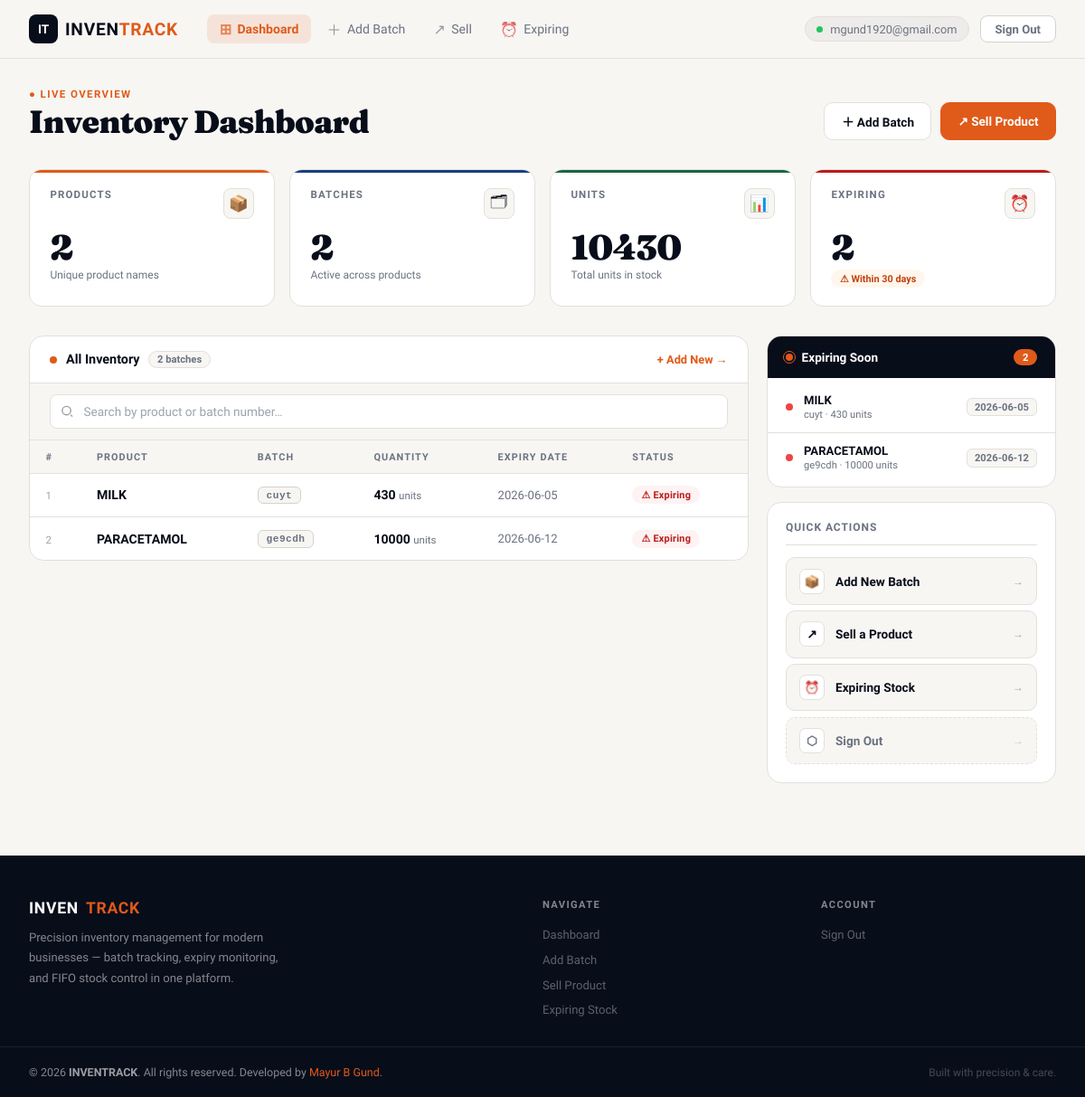
Page / (signed in) on the earlier database version.
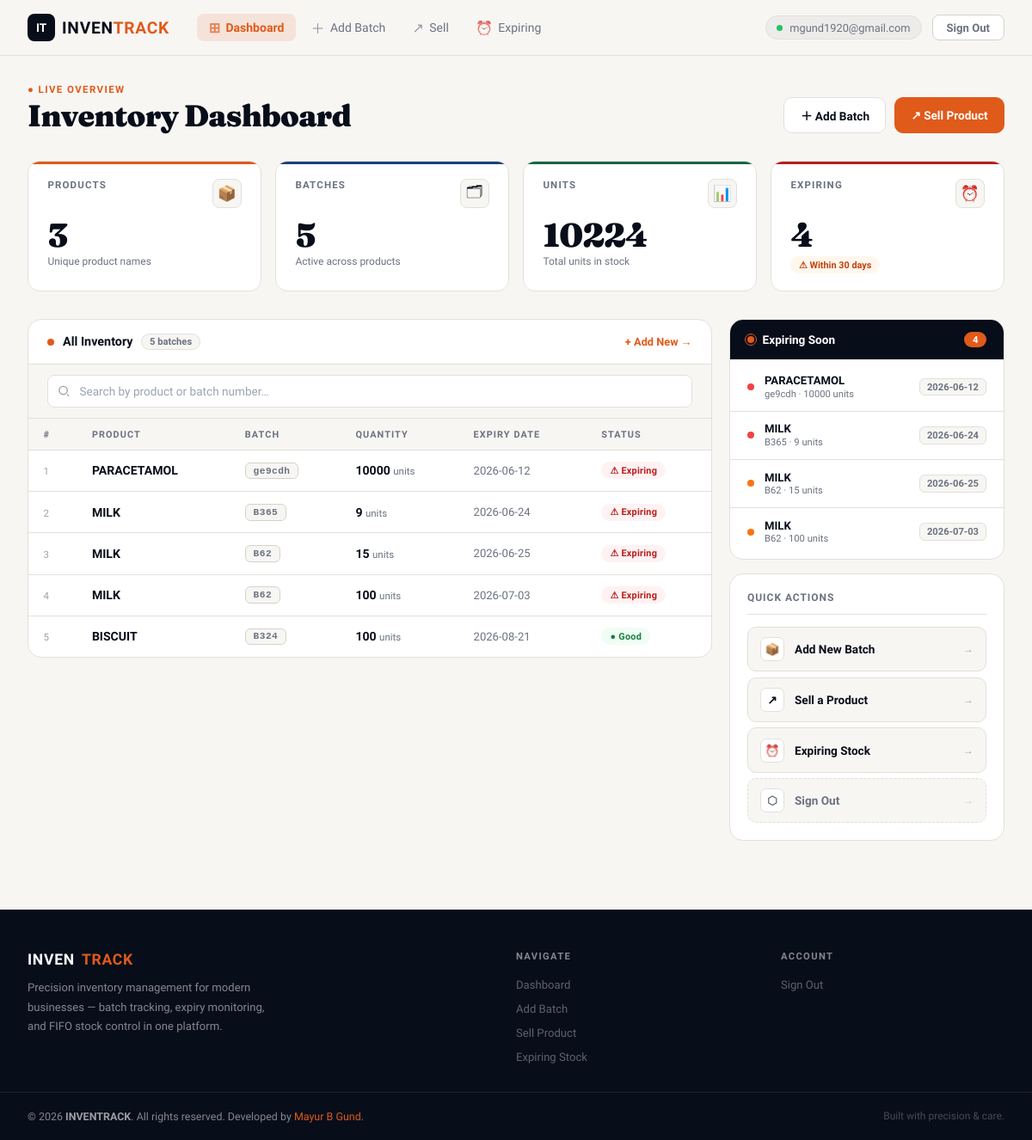
Same page on the later database version.
### tables this page shows
CREATE TABLE inventory (
            id INTEGER PRIMARY KEY AUTOINCREMENT,
            user_email TEXT,
            product_name TEXT NOT NULL,
            batch_no TEXT NOT NULL,
            quantity INTEGER NOT NULL,
            expiry_date TEXT NOT NULL,
            FOREIGN KEY (user_email) REFERENCES user(email)
        );

### app.py (the view)
@app.route('/')
def home():
    if session.get('email'):
        email         = session.get('email')
        load_from_db(email)
        inventory     = get_all_inventory(email=email)
        expiring_items = get_expiring_stocks(email=email)
        ctx           = get_expiry_context()
        return render_template(
            'dashboard.html',
            inventory      = inventory,
            expiring_items = expiring_items,
            **ctx
        )
    return render_template('landing_page.html')

### app.py (called while the page is built)
@app.after_request
def add_header(response):
    response.headers["Cache-Control"] = "no-store, no-cache, must-revalidate, max-age=0"
    response.headers["Pragma"] = "no-cache"
    response.headers["Expires"] = "0"
    return response

def get_expiry_context():
    today = datetime.date.today()
    warn_date    = today + datetime.timedelta(days=10)
    caution_date = today + datetime.timedelta(days=30)
    return {
        'today_date'        : today.strftime('%Y-%m-%d'),
        'expiry_warn_date'  : warn_date.strftime('%Y-%m-%d'),
        'expiry_caution_date': caution_date.strftime('%Y-%m-%d'),
    }

@app.after_request
def clear_browser_cache(response):
    response.headers["Cache-Control"] = "no-store, no-cache, must-revalidate, max-age=0"
    response.headers["Pragma"] = "no-cache"
    response.headers["Expires"] = "0"
    return response

### auth.py (called while the page is built)
def get_all_inventory(email=None):
    try:
        conn = sqlite3.connect('database.db')
        cursor = conn.cursor()
        cursor.execute(
            "SELECT * FROM inventory WHERE user_email=? ORDER BY expiry_date ASC",
            (email,)
        )
        rows = cursor.fetchall()
        conn.close()
        return rows
    except Exception as e:
        conn.close()
        print(f"Error in get_all_inventory: {e}")
        return []

def get_expiring_stocks(email=None):
    try:
        today          = datetime.date.today()
        thirty_days    = today + datetime.timedelta(days=30)
        max_date_str   = thirty_days.strftime('%Y-%m-%d')
        conn = sqlite3.connect('database.db')
        cursor = conn.cursor()
        cursor.execute(
            "SELECT * FROM inventory WHERE user_email=? AND expiry_date <= ? ORDER BY expiry_date ASC",
            (email, max_date_str)
        )
        stocks = cursor.fetchall()
        conn.close()
        return stocks
    except Exception as e:
        conn.close()
        print(f"Error in get_expiring_stocks: {e}")
        return []

### heap.py (called while the page is built)
def clear_heap(email):
    global user_heaps
    user_heaps[email] = []

def push_batch(email, item_id, product_name, batch_no, quantity, expiry_date_str):
    global user_heaps
    if email not in user_heaps:
        user_heaps[email] = []
    expiry_date = datetime.datetime.strptime(expiry_date_str, '%Y-%m-%d').date()
    heap_element = (expiry_date, item_id, product_name, batch_no, quantity)
    heapq.heappush(user_heaps[email], heap_element)

### templates/dashboard.html (shortened to what this page needs)
{% extends "base.html" %}
{% block content %}
<div class="dash anim-up">
  <div class="dash-head">
    <div>
      <div class="dash-greeting">● Live Overview</div>
      <h1 class="dash-title">Inventory Dashboard</h1>
    </div>
    <div class="dash-actions">
      <a href="/add_batch" class="btn-action btn-action-ghost">＋ Add Batch</a>
      <a href="/sell_product" class="btn-action btn-action-primary">↗ Sell Product</a>
    </div>
  </div>
  {% set total_products   = inventory | map(attribute=2) | list | unique | list | length if inventory else 0 %}
  {% set total_qty        = namespace(val=0) %}
  {% if inventory %}{% for item in inventory %}{% set total_qty.val = total_qty.val + item[4] %}{% endfor %}{% endif %}
  {% set total_batches    = inventory | length if inventory else 0 %}
  {% set expiring_count   = expiring_items | length if expiring_items else 0 %}
  <div class="stats-row">
    <div class="stat-card c-orange anim-up anim-up-d1">
      <div class="stat-top">
        <div class="stat-label">Products</div>
        <div class="stat-emoji">📦</div>
      </div>
      <div class="stat-value">{{ total_products }}</div>
      <div class="stat-sub">Unique product names</div>
    </div>
    <div class="stat-card c-blue anim-up anim-up-d2">
      <div class="stat-top">
        <div class="stat-label">Batches</div>
        <div class="stat-emoji">🗂</div>
      </div>
      <div class="stat-value">{{ total_batches }}</div>
      <div class="stat-sub">Active across products</div>
    </div>
    <div class="stat-card c-green anim-up anim-up-d3">
      <div class="stat-top">
        <div class="stat-label">Units</div>
        <div class="stat-emoji">📊</div>
      </div>
      <div class="stat-value">{{ total_qty.val }}</div>
      <div class="stat-sub">Total units in stock</div>
    </div>
    <div class="stat-card {% if expiring_count > 0 %}c-red{% else %}c-green{% endif %} anim-up anim-up-d4">
      <div class="stat-top">
        <div class="stat-label">Expiring</div>
        <div class="stat-emoji">⏰</div>
      </div>
      <div class="stat-value">{{ expiring_count }}</div>
      {% if expiring_count > 0 %}
        <span class="stat-badge badge-warn">⚠ Within 30 days</span>
      {% else %}
        <span class="stat-badge badge-ok">✓ All clear</span>
      {% endif %}
    </div>
  </div>
  <div class="main-grid">
    <div class="panel anim-up" style="animation-delay:.18s">
      <div class="panel-head">
        <div class="panel-head-l">
          <div class="panel-indicator"></div>
          <span class="panel-title">All Inventory</span>
          <span class="panel-badge">{{ total_batches }} batches</span>
        </div>
        <a href="/add_batch" class="panel-link">+ Add New →</a>
      </div>
      <div class="panel-search">
        <div class="search-input-wrap">
          <input type="text" class="search-input" id="inventorySearch"
            placeholder="Search by product or batch number…"
            onkeyup="filterTable()"/>
        </div>
      </div>
      {% if inventory %}
      <div class="table-scroll">
        <table class="inv-table" id="inventoryTable">
          <thead>
            <tr>
              <th>#</th>
              <th>Product</th>
              <th>Batch</th>
              <th>Quantity</th>
              <th>Expiry Date</th>
              <th>Status</th>
            </tr>
          </thead>
          <tbody>
            {% for item in inventory %}
            <tr>
              <td><span class="row-num">{{ loop.index }}</span></td>
              <td><span class="product-name">{{ item[2] }}</span></td>
              <td><span class="batch-chip">{{ item[3] }}</span></td>
              <td><span class="qty-badge">{{ item[4] }}</span> <span class="qty-unit">units</span></td>
              <td style="font-size:.82rem; white-space:nowrap; color:var(--muted);">{{ item[5] }}</td>
              <td>
                {% if item[5] <= expiry_warn_date %}
                  <span class="pill pill-critical">⚠ Expiring</span>
                {% elif item[5] <= expiry_caution_date %}
                  <span class="pill pill-warn">Soon</span>
                {% else %}
                  <span class="pill pill-ok">● Good</span>
                {% endif %}
              </td>
            </tr>
            {% endfor %}
          </tbody>
        </table>
      </div>
      {% endif %}
    </div>
    <div class="sidebar">
      <div class="expiry-panel anim-up" style="animation-delay:.25s">
        <div class="expiry-head">
          <div class="expiry-head-l">
            <div class="pulse-dot"></div>
            <h3>Expiring Soon</h3>
          </div>
          {% if expiring_items %}
          <span class="expiry-count-pill">{{ expiring_items|length }}</span>
          {% endif %}
        </div>
        {% if expiring_items %}
        <div class="expiry-list">
          {% for item in expiring_items %}
          <div class="expiry-item">
            {% if loop.index <= 2 %}
            <div class="exp-dot exp-dot-red"></div>
            {% elif loop.index <= 4 %}
            <div class="exp-dot exp-dot-orange"></div>
            {% else %}
            <div class="exp-dot exp-dot-blue"></div>
            {% endif %}
            <div class="exp-info">
              <div class="exp-name">{{ item[2] }}</div>
              <div class="exp-meta">{{ item[3] }} · {{ item[4] }} units</div>
            </div>
            <div class="exp-date-badge">{{ item[5] }}</div>
          </div>
          {% endfor %}
        </div>
        {% endif %}
      </div>
      <div class="quick-panel anim-up" style="animation-delay:.3s">
        <div class="quick-title">Quick Actions</div>
        <div class="quick-list">
          <a href="/add_batch" class="quick-btn">
            <div class="quick-btn-icon">📦</div>
            Add New Batch
            <span class="quick-btn-arrow">→</span>
          </a>
          <a href="/sell_product" class="quick-btn">
            <div class="quick-btn-icon">↗</div>
            Sell a Product
            <span class="quick-btn-arrow">→</span>
          </a>
          <a href="/get_expiring_stock" class="quick-btn">
            <div class="quick-btn-icon">⏰</div>
            Expiring Stock
            <span class="quick-btn-arrow">→</span>
          </a>
          <a href="/logout" class="quick-btn" style="border-style:dashed; color:var(--muted);">
            <div class="quick-btn-icon">⬡</div>
            Sign Out
            <span class="quick-btn-arrow">→</span>
          </a>
        </div>
      </div>
    </div>
  </div>
</div>
{% endblock %}

### templates/base.html (shortened to what this page needs)
<!DOCTYPE html>
<html lang="en">
<head>
</head>
<body>
<div class="nav-outer">
  <nav>
    <a href="/" class="logo">
      <div class="logo-icon">IT</div>
      <span class="logo-word">INVEN<em>TRACK</em></span>
    </a>
    {% if session.get('email') %}
    <ul class="nav-links">
      <li>
        <a href="/" {% if request.endpoint == 'home' %}class="active"{% endif %}>
          <span class="nav-icon">⊞</span> Dashboard
        </a>
      </li>
      <li>
        <a href="/add_batch" {% if request.endpoint == 'add_batchs' %}class="active"{% endif %}>
          <span class="nav-icon">＋</span> Add Batch
        </a>
      </li>
      <li>
        <a href="/sell_product" {% if request.endpoint == 'sell_product_route' %}class="active"{% endif %}>
          <span class="nav-icon">↗</span> Sell
        </a>
      </li>
      <li>
        <a href="/get_expiring_stock" {% if request.endpoint == 'get_expiring_stock_route' %}class="active"{% endif %}>
          <span class="nav-icon">⏰</span> Expiring
        </a>
      </li>
    </ul>
    <div class="nav-right">
      <div class="nav-user">
        <div class="nav-user-dot"></div>
        <span>{{ session['email'] }}</span>
      </div>
      <a href="/logout" class="btn-nav-ghost">Sign Out</a>
    </div>
    {% endif %}
  </nav>
</div>
<main>
  {% block content %}{% endblock %}
</main>
<footer>
  <div class="footer-inner">
    <div class="footer-brand">
      <a href="/" class="footer-brand-logo">
        INVEN<em>TRACK</em>
      </a>
      <p>Precision inventory management for modern businesses — batch tracking, expiry monitoring, and FIFO stock control in one platform.</p>
    </div>
    <div class="footer-col">
      <h5>Navigate</h5>
      <ul>
        {% if session.get('email') %}
        <li><a href="/">Dashboard</a></li>
        <li><a href="/add_batch">Add Batch</a></li>
        <li><a href="/sell_product">Sell Product</a></li>
        <li><a href="/get_expiring_stock">Expiring Stock</a></li>
        {% else %}
        <li><a href="/#features">Features</a></li>
        <li><a href="/#how">How It Works</a></li>
        <li><a href="/login">Login</a></li>
        {% endif %}
      </ul>
    </div>
    <div class="footer-col">
      <h5>Account</h5>
      <ul>
        {% if session.get('email') %}
        <li><a href="/logout">Sign Out</a></li>
        {% else %}
        <li><a href="/login">Sign In</a></li>
        <li><a href="/login">Register</a></li>
        {% endif %}
      </ul>
    </div>
  </div>
  <div class="footer-bottom">
    <p>© 2026 <strong style="color:rgba(255,255,255,.6)">INVENTRACK</strong>. All rights reserved. Developed by <a href="#">Mayur B Gund</a>.</p>
    <p style="color:rgba(255,255,255,.25); font-size:.75rem;">Built with precision &amp; care.</p>
  </div>
</footer>
</body>
</html>

Differences in the rows shown:
removed inventory: product_name "MILK", batch_no "cuyt", quantity "430", expiry_date "2026-06-05", shows "⚠ Expiring"
added inventory: product_name "MILK", batch_no "B365", quantity "9", expiry_date "2026-06-24", shows "⚠ Expiring"
added inventory: product_name "MILK", batch_no "B62", quantity "15", expiry_date "2026-06-25", shows "⚠ Expiring"
added inventory: product_name "MILK", batch_no "B62", quantity "100", expiry_date "2026-07-03", shows "⚠ Expiring"
added inventory: product_name "BISCUIT", batch_no "B324", quantity "100", expiry_date "2026-08-21", shows "● Good", shown under "Inventory Dashboard"
Other differences:
{{ total_products }}: "2" → "3"
{{ total_batches }}: "2" → "5"
{{ total_qty.val }}: "10430" → "10224"
{{ expiring_count }}: "2" → "4"
{{ expiring_items|length }}: "2" → "4"
